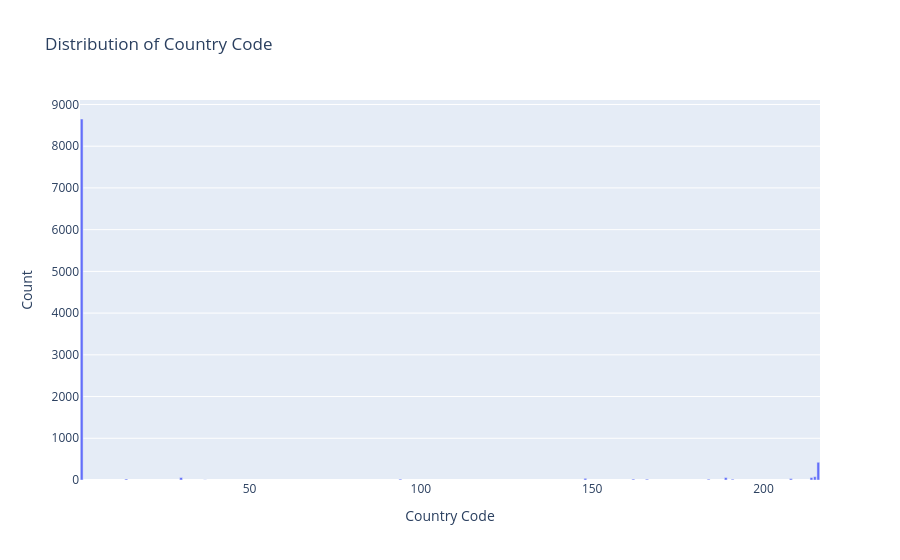

Write notebook code for a chart like this one.
### Code cell
# Distribution of Country Code
country_code_distribution = data['Country Code'].value_counts().reset_index()
country_code_distribution.columns = ['Country Code', 'Count']
fig_country_code = px.bar(country_code_distribution, x='Country Code', y='Count', title='Distribution of Country Code')
fig_country_code.show()

### Figure 1 — Plotly figure (JSON) as saved in the notebook; plotly's stock layout.template omitted (floating-point values rounded to 4 significant figures)
{"data": [{"alignmentgroup": "True", "hovertemplate": "Country Code=%{x}<br>Count=%{y}<extra></extra>", "legendgroup": "", "marker": {"color": "#636efa", "pattern": {"shape": ""}}, "name": "", "offsetgroup": "", "orientation": "v", "showlegend": false, "textposition": "auto", "type": "bar", "x": [1, 216, 215, 30, 214, 189, 148, 208, 14, 162, 94, 184, 166, 191, 37], "xaxis": "x", "y": [8652, 425, 80, 60, 60, 60, 40, 34, 24, 22, 21, 20, 20, 20, 4], "yaxis": "y"}], "layout": {"autosize": true, "barmode": "relative", "legend": {"tracegroupgap": 0}, "title": {"text": "Distribution of Country Code"}, "xaxis": {"anchor": "y", "autorange": true, "domain": [0, 1], "range": [0.5, 216.5], "title": {"text": "Country Code"}, "type": "linear"}, "yaxis": {"anchor": "x", "autorange": true, "domain": [0, 1], "range": [0, 9107.0], "title": {"text": "Count"}, "type": "linear"}}}
